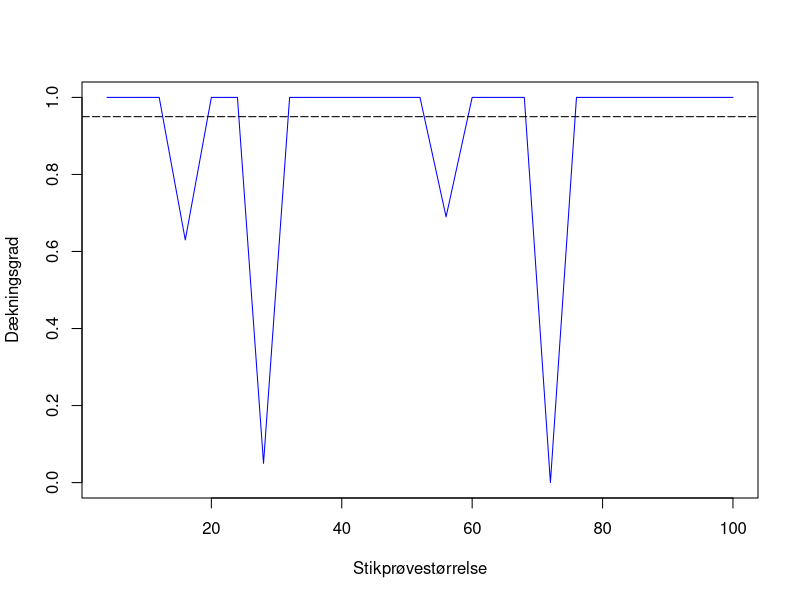
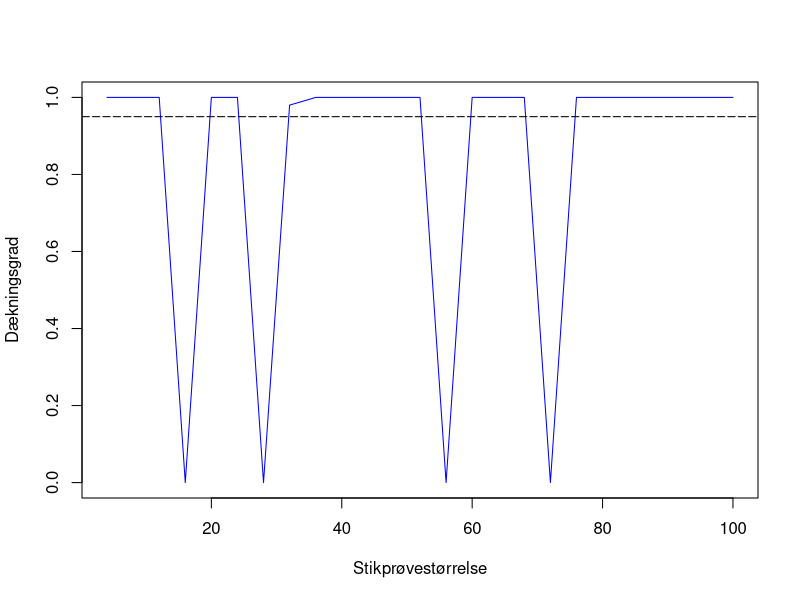

These figures' R source, in order:
## ---- chunk 1
set.seed(31415)
tf_vektor <- c()
for(n in seq(4, 100, 4)){
  pop_middel <- 10
  pop_sd <- 2
  stik <- rnorm(n, pop_middel, pop_sd)
  stik_middel <- mean(stik)
  stik_sd <- sd(stik)
  
  n_boot <- 1000
  hejsa <- replicate(100, {
    boot_stik <- replicate(n_boot, rnorm(n, stik_middel, stik_sd))
    boot_means <- apply(boot_stik, 2, mean)
    ci <- quantile(boot_means, c(0.025, 0.975))
    tf <- ci[1] <= pop_middel & ci[2] >= pop_middel
  })
  tf_vektor <- append(tf_vektor, sum(hejsa))
}
## ---- chunk 2
x <- seq(4, 100, 4)
plot(x, tf_vektor/100, type="l", col="blue", ylab = "Dækningsgrad",
     xlab = "Stikprøvestørrelse")
abline(h=0.95, lty=5, col="black")

mean(tf_vektor)
## ---- chunk 3
set.seed(31415)
tf_vektor2 <- c()
for(n in seq(4, 100, 4)){
  pop_middel2 <- 10
  pop_sd2 <- 2
  stik2 <- rnorm(n, pop_middel2, pop_sd2)
  stik_middel2 <- mean(stik2)
  stik_sd2 <- sd(stik2)
  
  boot_n2 <- 1000
  byggemand_bob <- replicate(100, {
    boot_liste2 <- rnorm(n * boot_n2, stik_middel2, stik_sd2)
    boot_stik2 <- matrix(boot_liste2, nrow = n, ncol = boot_n2)
    boot_middel2 <- colMeans(boot_stik2)
    
    boot_stat2 <- boot_middel2 - stik_middel2
    kvantiler2 <- quantile(boot_stat2, c(0.05, 0.95))
    konf2 <- stik_middel2 - c(kvantiler2[2], kvantiler2[1])
    tf <- konf2[1] <= pop_middel2 & konf2[2] >= pop_middel2
  })
  tf_vektor2 <- append(tf_vektor2, sum(byggemand_bob))
}
## ---- chunk 4
x2 <- seq(4, 100, 4)
plot(x2, tf_vektor2/100, type="l", col="blue", ylab = "Dækningsgrad",
     xlab = "Stikprøvestørrelse")
abline(h=0.95, lty=5, col="black")

mean(tf_vektor2)
